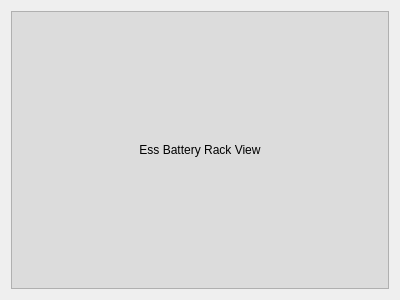
<?xml version="1.0" encoding="UTF-8"?>
<ui version="4.0">
 <class>BatteryRackWidget</class>
 <widget class="QWidget" name="BatteryRackWidget">
  <property name="geometry">
   <rect>
    <x>0</x>
    <y>0</y>
    <width>400</width>
    <height>300</height>
   </rect>
  </property>
  <property name="windowTitle">
   <string>Form</string>
  </property>
  <layout class="QVBoxLayout" name="verticalLayout_2">
   <item>
    <layout class="QVBoxLayout" name="verticalLayout">
     <item>
      <widget class="QLabel" name="pLabelRack">
       <property name="sizePolicy">
        <sizepolicy hsizetype="Expanding" vsizetype="Expanding">
         <horstretch>0</horstretch>
         <verstretch>0</verstretch>
        </sizepolicy>
       </property>
       <property name="styleSheet">
        <string notr="true">background-color:  #dcdcdc;
border: 1px solid #b0b0b0;</string>
       </property>
       <property name="text">
        <string>Ess Battery Rack View</string>
       </property>
       <property name="alignment">
        <set>Qt::AlignmentFlag::AlignCenter</set>
       </property>
      </widget>
     </item>
    </layout>
   </item>
  </layout>
 </widget>
 <resources/>
 <connections/>
</ui>
